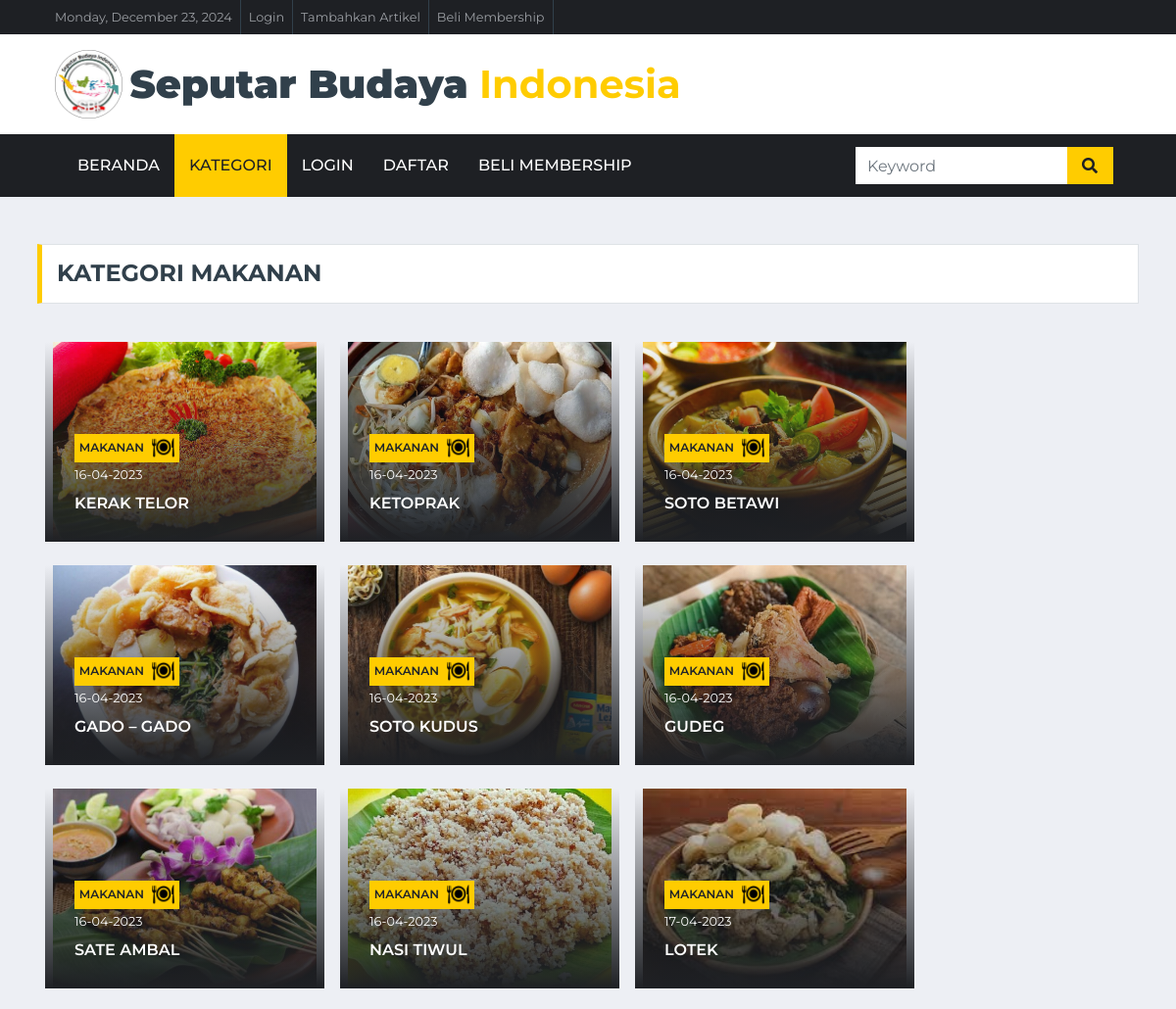
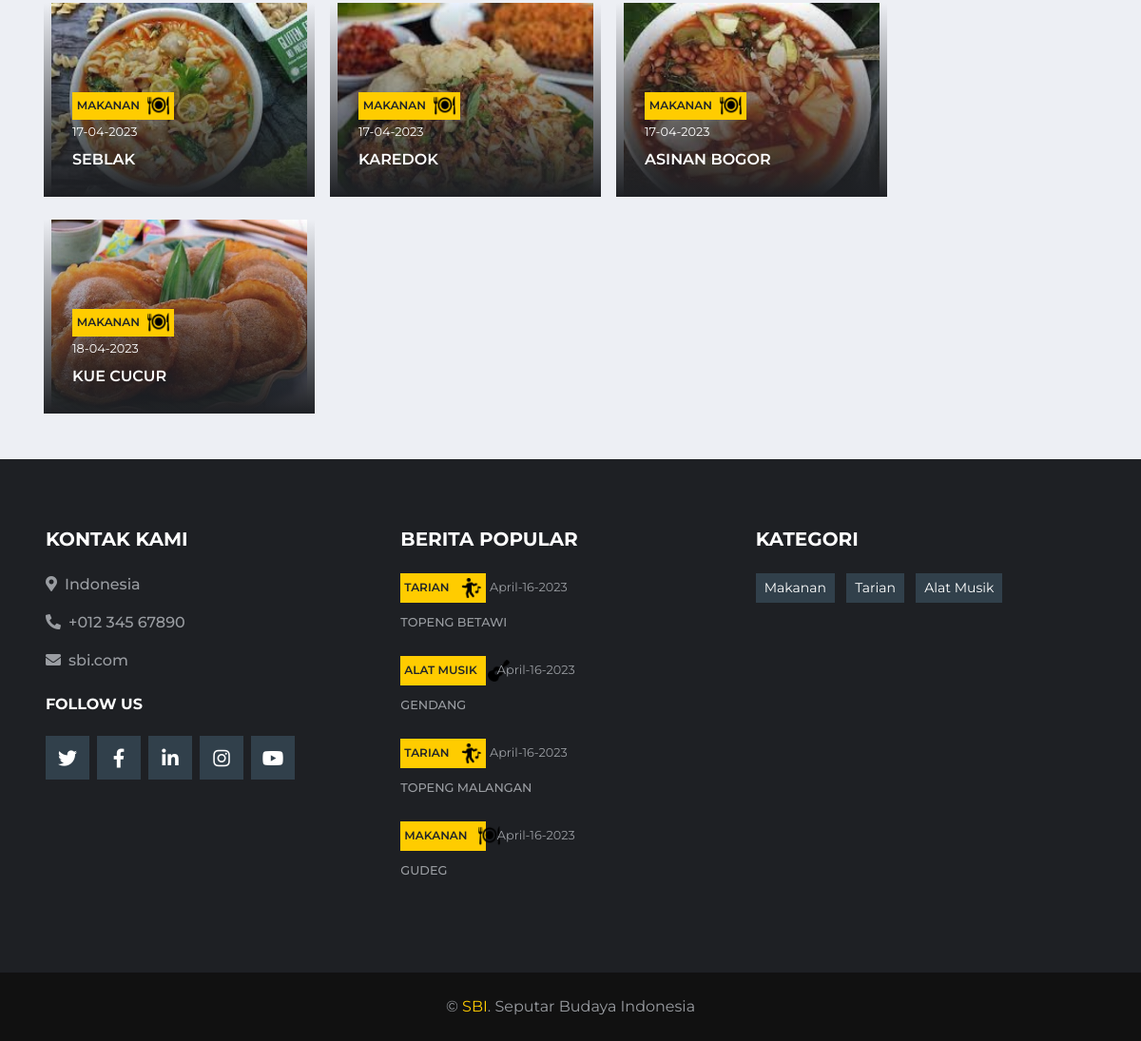
/index.php/kategori/makanan, run on the app's committed database (2 pictures, top to bottom).
### tables this page shows
CREATE TABLE `upload_content` (
  `id_konten` int(11) NOT NULL,
  `id_user` int(11) NOT NULL,
  `nama_penulis` varchar(80) NOT NULL,
  `judul_konten` varchar(255) NOT NULL,
  `daerah` varchar(50) NOT NULL,
  `kategori` varchar(50) NOT NULL,
  `kategori2` varchar(50) NOT NULL,
  `isi_konten` text NOT NULL,
  `gambar` text NOT NULL,
  `tgl_konten` datetime NOT NULL DEFAULT current_timestamp()
);

### application/controllers/Kategori.php (called while the page is built, shortened)
<?php
class Kategori extends CI_Controller {
	public function makanan() {
		$keyword = $this->input->post('keyword');
		$data_slider_home['home'] = $this->model_home->data_home2()->result();
		$data_home_navbar['data_home_navbar'] = $this->model_home->data_home_navbar()->result();
		$this->load->view('templates/header');
		$this->load->view('templates/navbar',$data_home_navbar);
		if ($keyword == null) {
			$data['makanan'] = $this->model_kategori->data_makanan()->result();
			$this->load->view('kategori/index', $data);
		}
			$this->load->view('templates/footer_content',$data_slider_home);
	}
}

### index.php (called while the page is built, shortened)
<?php
require_once BASEPATH.'core/CodeIgniter.php';

### application/models/model_kategori.php (called while the page is built, shortened)
<?php
class Model_kategori extends CI_Model
{
    public function data_makanan()
    {
        $this->db->select('*');
        $this->db->from('upload_content');
        $this->db->where('kategori','makanan');
        return $this->db->get();
    }
}

### application/models/model_home.php (called while the page is built, shortened)
<?php
class Model_home extends CI_Model
{
    public function data_home2()
    {
        $this->db->where('kategori2', "slider_home");
        $result = $this->db->get('upload_content');
        return $result;
    }
}

### application/views/kategori/index.php (the view, shortened to what this page needs)
<div class="container-fluid pt-5 mb-3">
    <div class="container">
        <div class="section-title">
            <?php foreach ($makanan as $ftr) : ?>
                <h4 class="m-0 text-uppercase font-weight-bold">Kategori <?= $ftr->kategori; ?></h4>
                <?php break; ?>
            <?php endforeach; ?>
        </div>
        <div class="ss">
            <div class="row gx-1">
                <?php foreach ($makanan as $ftr) : ?>
                    <?php
                       $daerah          = $ftr->daerah;
                       $kategori_folder = $ftr->kategori;
                       ?>
                    <div class="col-lg-3 col-md-5 ml-3 mt-4">
                        <div class="card-img">
                            <img src="<?= base_url() . '/upload_image/' . $daerah . '/' . strtolower($kategori_folder) . '/' . $ftr->gambar ?>" class="img-fluid card-img-top2">
                        </div>
                        <div class="overlay">
                            <div class="mb-2">
                                <?php if ($ftr->kategori == "makanan") { ?>
                                    <a class="badge badge-primary text-uppercase font-weight-semi-bold mr-1 d-flex align-items-center" href=""><?= $ftr->kategori ?> <img src="<?= base_url() ?>assets/img/food-icon.png" style="height: 23px;" class="ml-2" alt=""></a>
                                <?php }; ?>
                                <?php $originalDate = $ftr->tgl_konten;
                                   $newDate = date("d-m-Y", strtotime($originalDate)); ?>
                                <a class="text-white" href=""><small><?= $newDate ?></small></a>
                            </div>
                            <a class="h6 m-0 text-white text-uppercase font-weight-semi-bold" href="<?= base_url('detail/detail_konten/' . $ftr->id_konten); ?>"><?= $ftr->judul_konten ?></a>
                        </div>
                    </div>
                <?php endforeach; ?>
            </div>
        </div>
    </div>
</div>

### application/views/templates/footer_content.php
<div class="container-fluid bg-dark pt-5 px-lg-5 mt-5 px-4">
    <div class="row py-4">
        <div class="col-lg-4 col-md-6 mb-5">
            <h5 class="mb-4 text-white text-uppercase font-weight-bold">Kontak Kami</h5>
            <p class="font-weight-medium"><i class="fa fa-map-marker-alt mr-2"></i>Indonesia</p>
            <p class="font-weight-medium"><i class="fa fa-phone-alt mr-2"></i>+012 345 67890</p>
            <p class="font-weight-medium"><i class="fa fa-envelope mr-2"></i>sbi.com</p>
            <h6 class="mt-4 mb-4 text-white text-uppercase font-weight-bold">Follow Us</h6>
            <div class="d-flex justify-content-start">
                <a class="btn btn-lg btn-secondary btn-lg-square mr-2" href="#"><i class="fab fa-twitter"></i></a>
                <a class="btn btn-lg btn-secondary btn-lg-square mr-2" href="#"><i class="fab fa-facebook-f"></i></a>
                <a class="btn btn-lg btn-secondary btn-lg-square mr-2" href="#"><i class="fab fa-linkedin-in"></i></a>
                <a class="btn btn-lg btn-secondary btn-lg-square mr-2" href="#"><i class="fab fa-instagram"></i></a>
                <a class="btn btn-lg btn-secondary btn-lg-square" href="#"><i class="fab fa-youtube"></i></a>
            </div>
        </div>
        <div class="col-lg-4 col-md-6 mb-5">
            <h5 class="mb-4 text-white text-uppercase font-weight-bold">Berita Popular</h5>
            <div class="mb-3">
                <?php foreach ($home as $brt) :?>
                <div class="mb-2">
                <?php if ($brt->kategori == "tarian") { ?>
                    <a class="badge badge-primary text-uppercase font-weight-semi-bold p-1 " href="<?=base_url('kategori/tarian')?>"><?= $brt->kategori ?> <img src="<?= base_url() ?>assets/img/dance_icon.png" style="height: 23px;" class="ml-2" alt=""></a>
                    <?php }; ?>
                <?php if ($brt->kategori == "makanan") { ?>
                    <a class="badge badge-primary text-uppercase font-weight-semi-bold p-1 mr-2 w-25" href="<?=base_url('kategori/makanan')?>"><?= $brt->kategori ?> <img src="<?= base_url() ?>assets/img/food-icon.png" style="height: 23px;" class="ml-2" alt=""></a>
                    <?php }; ?>
                <?php if ($brt->kategori == "alat musik") { ?>
                    <a class="badge badge-primary text-uppercase font-weight-semi-bold p-1 mr-2 w-25" href="<?=base_url('kategori/alat_musik')?>"><?= $brt->kategori ?> <img src="<?= base_url() ?>assets/img/alat_musik.png" style="height: 23px;" class="ml-2" alt=""></a>
                    <?php }; ?>
                    <?php $originalDate = $brt->tgl_konten; $newDate = date("F-d-Y", strtotime($originalDate));?><a class="text-body" href=""><small><?= $newDate ?></small></a>
                </div>
                <a class="small text-body text-uppercase font-weight-medium" href=""><?=$brt->judul_konten;?></a>
                <br>
                <br>
                <?php endforeach ; ?>
            </div>
        </div>
        <div class="col-lg-4 col-md-6 mb-5">
            <h5 class="mb-4 text-white text-uppercase font-weight-bold">kATEGORI</h5>
            <div class="m-n1">
            <a href="<?=base_url('kategori/makanan')?>" class="btn btn-sm btn-secondary m-1">Makanan</a>
                <a href="<?=base_url('kategori/tarian')?>" class="btn btn-sm btn-secondary m-1">Tarian</a>
                <a href="<?=base_url('kategori/alat_musik')?>" class="btn btn-sm btn-secondary m-1">Alat Musik</a>
            </div>
        </div>
    </div>
</div>
<div class="container-fluid py-4 px-sm-3 px-md-5" style="background: #111111;">
    <p class="m-0 text-center">&copy; <a href="#">SBI</a>. Seputar Budaya Indonesia
</div>

### data on the page
upload_content: kategori "MAKANAN", daerah+kategori+gambar (picture), tgl_konten "16-04-2023", judul_konten "KERAK TELOR"
upload_content: daerah+kategori+gambar (picture), kategori "MAKANAN", tgl_konten "16-04-2023", judul_konten "KETOPRAK"
upload_content: daerah+kategori+gambar (picture), kategori "MAKANAN", tgl_konten "16-04-2023", judul_konten "SOTO BETAWI"
upload_content: daerah+kategori+gambar (picture), kategori "MAKANAN", tgl_konten "16-04-2023", judul_konten "GADO – GADO"
upload_content: daerah+kategori+gambar (picture), kategori "MAKANAN", tgl_konten "16-04-2023", judul_konten "SOTO KUDUS"
upload_content: daerah+kategori+gambar (picture), kategori "MAKANAN", tgl_konten "16-04-2023", judul_konten "GUDEG", tgl_konten "April-16-2023"
upload_content: daerah+kategori+gambar (picture), kategori "MAKANAN", tgl_konten "16-04-2023", judul_konten "SATE AMBAL"
upload_content: daerah+kategori+gambar (picture), kategori "MAKANAN", tgl_konten "16-04-2023", judul_konten "NASI TIWUL"
upload_content: daerah+kategori+gambar (picture), kategori "MAKANAN", tgl_konten "17-04-2023", judul_konten "LOTEK"
upload_content: daerah+kategori+gambar (picture), kategori "MAKANAN", tgl_konten "17-04-2023", judul_konten "SEBLAK"
upload_content: daerah+kategori+gambar (picture), kategori "MAKANAN", tgl_konten "17-04-2023", judul_konten "KAREDOK"
upload_content: daerah+kategori+gambar (picture), kategori "MAKANAN", tgl_konten "17-04-2023", judul_konten "ASINAN BOGOR"
upload_content: daerah+kategori+gambar (picture), kategori "MAKANAN", tgl_konten "18-04-2023", judul_konten "KUE CUCUR"
upload_content: kategori "TARIAN", tgl_konten "April-16-2023", judul_konten "TOPENG BETAWI"
upload_content: kategori "ALAT MUSIK", tgl_konten "April-16-2023", judul_konten "GENDANG"
upload_content: kategori "TARIAN", tgl_konten "April-16-2023", judul_konten "TOPENG MALANGAN"
